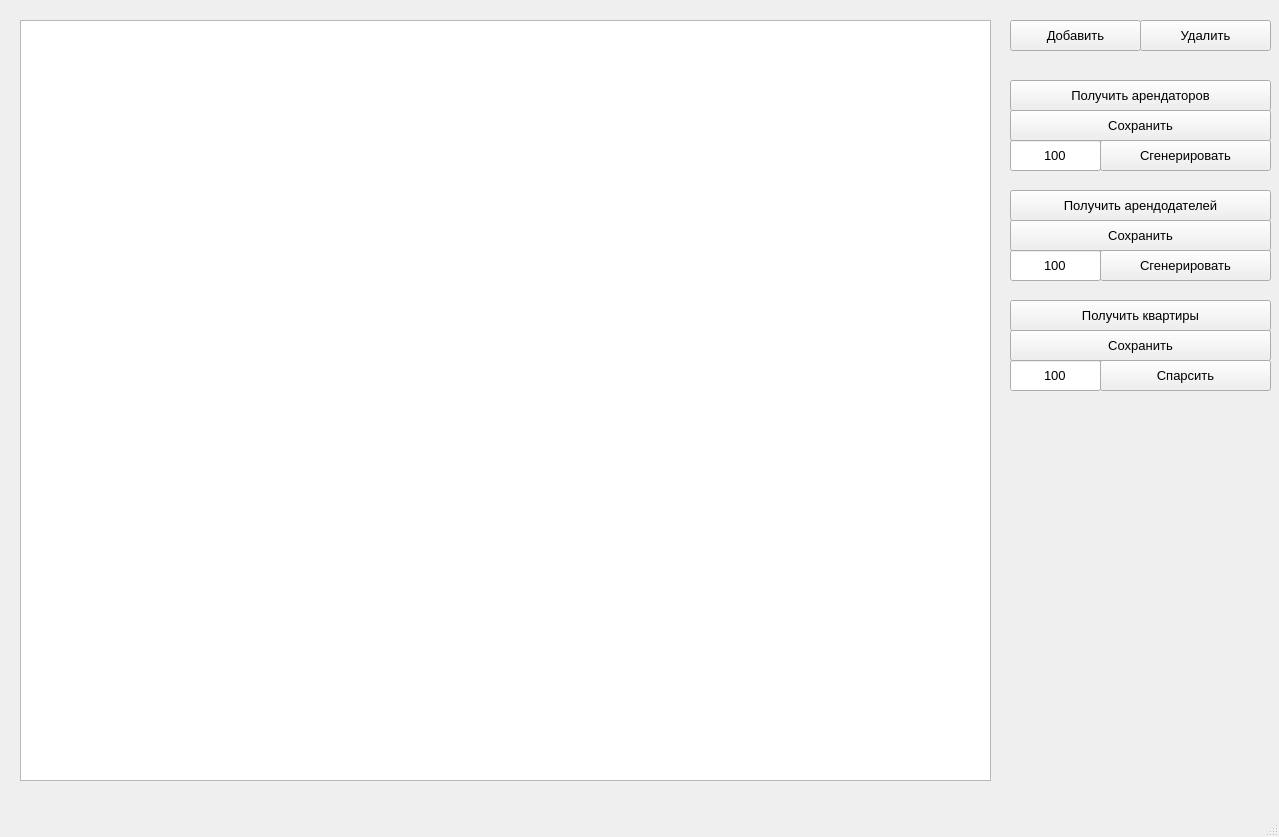
<?xml version="1.0" encoding="UTF-8"?>
<ui version="4.0">
 <class>MainWindow</class>
 <widget class="QMainWindow" name="MainWindow">
  <property name="geometry">
   <rect>
    <x>0</x>
    <y>0</y>
    <width>1279</width>
    <height>837</height>
   </rect>
  </property>
  <property name="windowTitle">
   <string>MainWindow</string>
  </property>
  <widget class="QWidget" name="centralwidget">
   <widget class="QPushButton" name="tenantGetBtn">
    <property name="geometry">
     <rect>
      <x>1010</x>
      <y>80</y>
      <width>261</width>
      <height>31</height>
     </rect>
    </property>
    <property name="font">
     <font>
      <pointsize>10</pointsize>
     </font>
    </property>
    <property name="text">
     <string>Получить арендаторов</string>
    </property>
   </widget>
   <widget class="QPushButton" name="addBtn">
    <property name="geometry">
     <rect>
      <x>1010</x>
      <y>20</y>
      <width>131</width>
      <height>31</height>
     </rect>
    </property>
    <property name="font">
     <font>
      <pointsize>10</pointsize>
     </font>
    </property>
    <property name="text">
     <string>Добавить</string>
    </property>
   </widget>
   <widget class="QPushButton" name="delBtn">
    <property name="geometry">
     <rect>
      <x>1140</x>
      <y>20</y>
      <width>131</width>
      <height>31</height>
     </rect>
    </property>
    <property name="font">
     <font>
      <pointsize>10</pointsize>
     </font>
    </property>
    <property name="text">
     <string>Удалить</string>
    </property>
   </widget>
   <widget class="QPushButton" name="tenantSavBtn">
    <property name="geometry">
     <rect>
      <x>1010</x>
      <y>110</y>
      <width>261</width>
      <height>31</height>
     </rect>
    </property>
    <property name="font">
     <font>
      <pointsize>10</pointsize>
     </font>
    </property>
    <property name="text">
     <string>Сохранить</string>
    </property>
   </widget>
   <widget class="QTableWidget" name="table">
    <property name="geometry">
     <rect>
      <x>20</x>
      <y>20</y>
      <width>971</width>
      <height>761</height>
     </rect>
    </property>
   </widget>
   <widget class="QPushButton" name="landlordGetBtn">
    <property name="geometry">
     <rect>
      <x>1010</x>
      <y>190</y>
      <width>261</width>
      <height>31</height>
     </rect>
    </property>
    <property name="font">
     <font>
      <pointsize>10</pointsize>
     </font>
    </property>
    <property name="text">
     <string>Получить арендодателей</string>
    </property>
   </widget>
   <widget class="QPushButton" name="landlordSavBtn">
    <property name="geometry">
     <rect>
      <x>1010</x>
      <y>220</y>
      <width>261</width>
      <height>31</height>
     </rect>
    </property>
    <property name="font">
     <font>
      <pointsize>10</pointsize>
     </font>
    </property>
    <property name="text">
     <string>Сохранить</string>
    </property>
   </widget>
   <widget class="QPushButton" name="tenantGenBtn">
    <property name="geometry">
     <rect>
      <x>1100</x>
      <y>140</y>
      <width>171</width>
      <height>31</height>
     </rect>
    </property>
    <property name="font">
     <font>
      <pointsize>10</pointsize>
     </font>
    </property>
    <property name="text">
     <string>Сгенерировать</string>
    </property>
   </widget>
   <widget class="QPushButton" name="landlordGenBtn">
    <property name="geometry">
     <rect>
      <x>1100</x>
      <y>250</y>
      <width>171</width>
      <height>31</height>
     </rect>
    </property>
    <property name="font">
     <font>
      <pointsize>10</pointsize>
     </font>
    </property>
    <property name="text">
     <string>Сгенерировать</string>
    </property>
   </widget>
   <widget class="QLineEdit" name="tenantLinEdit">
    <property name="geometry">
     <rect>
      <x>1010</x>
      <y>140</y>
      <width>91</width>
      <height>31</height>
     </rect>
    </property>
    <property name="font">
     <font>
      <pointsize>10</pointsize>
     </font>
    </property>
    <property name="text">
     <string>100</string>
    </property>
    <property name="alignment">
     <set>Qt::AlignCenter</set>
    </property>
   </widget>
   <widget class="QLineEdit" name="landlordLinEdit">
    <property name="geometry">
     <rect>
      <x>1010</x>
      <y>250</y>
      <width>91</width>
      <height>31</height>
     </rect>
    </property>
    <property name="font">
     <font>
      <pointsize>10</pointsize>
     </font>
    </property>
    <property name="text">
     <string>100</string>
    </property>
    <property name="alignment">
     <set>Qt::AlignCenter</set>
    </property>
   </widget>
   <widget class="QLineEdit" name="flatLinEdit">
    <property name="geometry">
     <rect>
      <x>1010</x>
      <y>360</y>
      <width>91</width>
      <height>31</height>
     </rect>
    </property>
    <property name="font">
     <font>
      <pointsize>10</pointsize>
     </font>
    </property>
    <property name="text">
     <string>100</string>
    </property>
    <property name="alignment">
     <set>Qt::AlignCenter</set>
    </property>
   </widget>
   <widget class="QPushButton" name="flatGetBtn">
    <property name="geometry">
     <rect>
      <x>1010</x>
      <y>300</y>
      <width>261</width>
      <height>31</height>
     </rect>
    </property>
    <property name="font">
     <font>
      <pointsize>10</pointsize>
     </font>
    </property>
    <property name="text">
     <string>Получить квартиры</string>
    </property>
   </widget>
   <widget class="QPushButton" name="flatSavBtn">
    <property name="geometry">
     <rect>
      <x>1010</x>
      <y>330</y>
      <width>261</width>
      <height>31</height>
     </rect>
    </property>
    <property name="font">
     <font>
      <pointsize>10</pointsize>
     </font>
    </property>
    <property name="text">
     <string>Сохранить</string>
    </property>
   </widget>
   <widget class="QPushButton" name="flatGenBtn">
    <property name="geometry">
     <rect>
      <x>1100</x>
      <y>360</y>
      <width>171</width>
      <height>31</height>
     </rect>
    </property>
    <property name="font">
     <font>
      <pointsize>10</pointsize>
     </font>
    </property>
    <property name="text">
     <string>Спарсить</string>
    </property>
   </widget>
  </widget>
  <widget class="QMenuBar" name="menubar">
   <property name="geometry">
    <rect>
     <x>0</x>
     <y>0</y>
     <width>1279</width>
     <height>26</height>
    </rect>
   </property>
  </widget>
  <widget class="QStatusBar" name="statusbar"/>
 </widget>
 <resources/>
 <connections/>
</ui>
